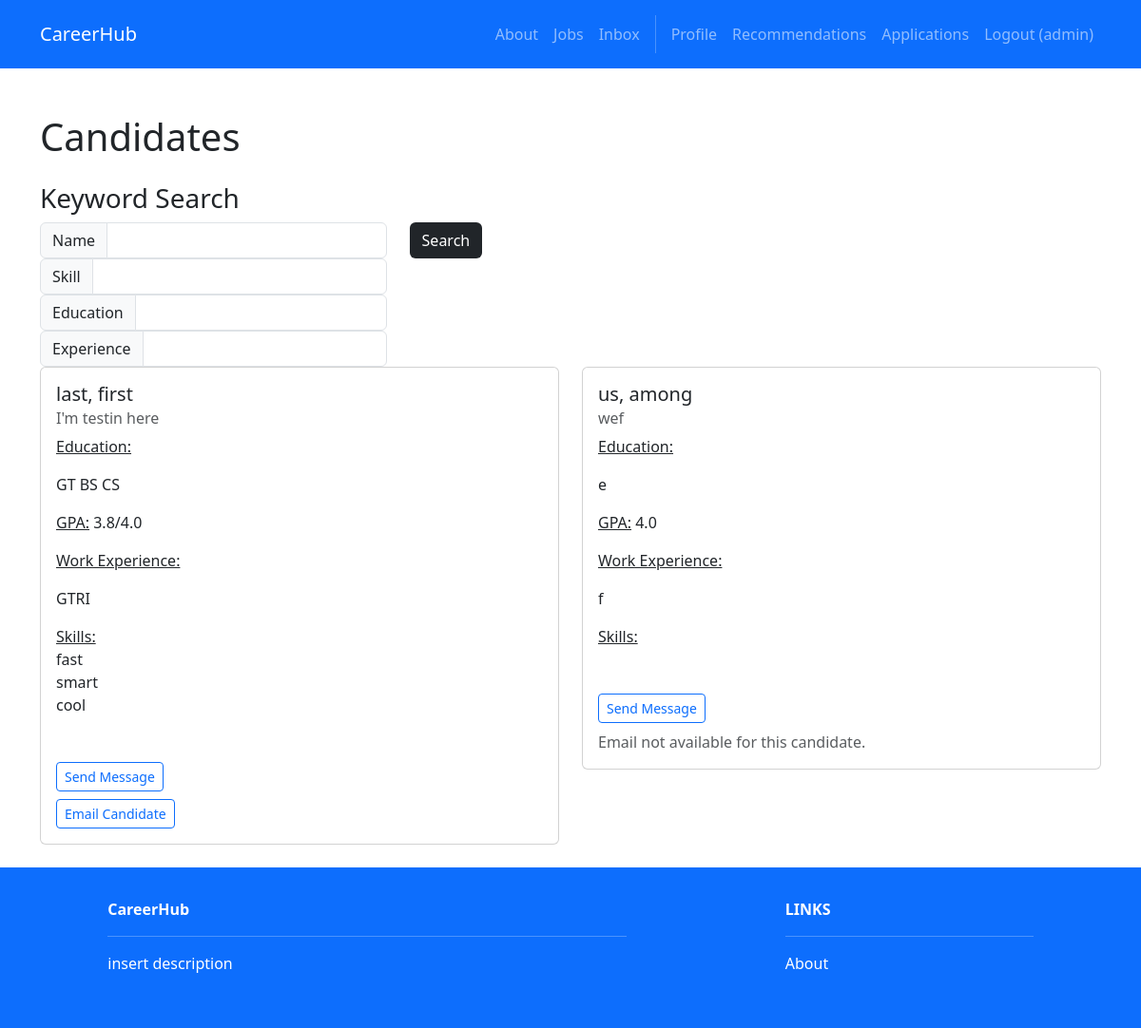
Before: /recruiters/candidates (signed in) with the older database file.
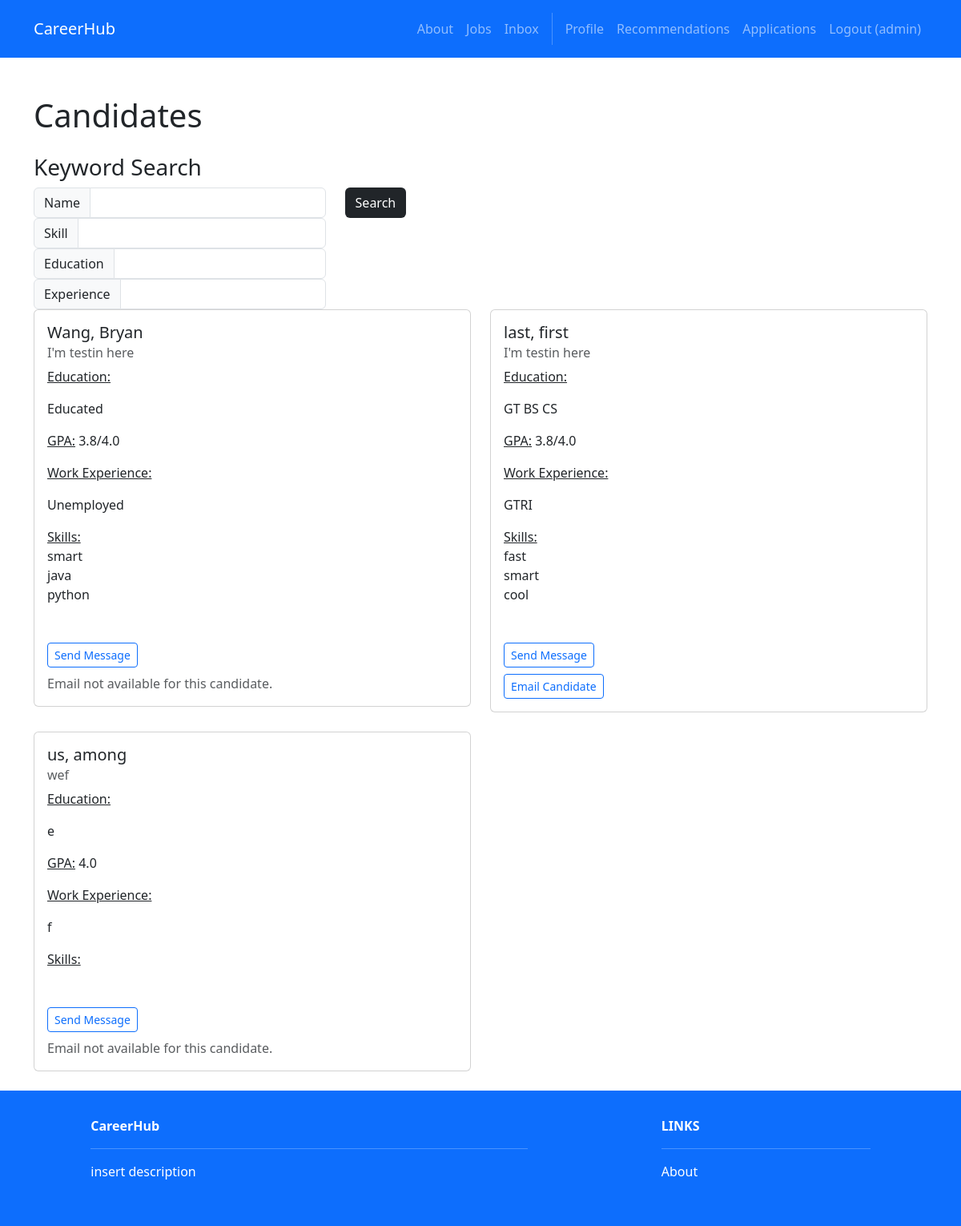
After: the same page with the newer database file.
### profiles/models.py (models this page shows)
class Profile(models.Model):
    user = models.OneToOneField(User, on_delete=models.CASCADE)
    headline = models.CharField(max_length=200)
    skills = models.ManyToManyField('Skill')
    education = models.TextField()
    gpa = models.CharField(max_length=20)
    work_experience = models.TextField()
    links = models.TextField()
    created_at = models.DateTimeField(auto_now_add=True)
    updated_at = models.DateTimeField(auto_now=True)
    profile_visible = models.BooleanField(default=True)  # Master toggle for entire profile
    headline_public = models.BooleanField(default=True)
    skills_public = models.BooleanField(default=True)
    education_public = models.BooleanField(default=True)
    gpa_public = models.BooleanField(default=True)
    work_experience_public = models.BooleanField(default=True)
    links_public = models.BooleanField(default=True)
    email_public = models.BooleanField(default=True)

class Skill(models.Model):
    name = models.CharField(max_length=100, unique=True)

### accounts/models.py (models this page shows)
class User(AbstractUser):
    firstname = models.CharField(max_length=150, blank=True)
    lastname = models.CharField(max_length=150, blank=True)
    username = models.CharField(max_length=150, unique=True)
    password = models.CharField(max_length=128)
    ROLE_CHOICES = [
        ('seeker', 'Job Seeker'),
        ('recruiter', 'Recruiter'),
    ]
    role = models.CharField(max_length=10, choices=ROLE_CHOICES, default='seeker')

### recruiters/views.py (the view, shortened to what this page needs)
# urls.py: path('candidates', views.candidates, name='recruiters.candidates'),
@login_required
def candidates(request):
    name_term = request.GET.get('search_name')
    skill_term = request.GET.get('search_skill')
    education_term = request.GET.get('search_education')
    experience_term = request.GET.get('search_experience')
    valid_search = name_term or skill_term or education_term or experience_term
    if valid_search:
        candidates = Profile.objects.filter(user__first_name__contains=name_term) | Profile.objects.filter(user__last_name__contains=name_term)
        candidates = candidates.filter(education__contains=education_term).filter(work_experience__contains=experience_term)
        if (skill_term):
            candidates = candidates.filter(skills__name__contains=skill_term)
    else:
        candidates = Profile.objects.all().order_by('-created_at')
    candidates = candidates.filter(profile_visible=True)
    results = candidates.__len__
    search_id = request.GET.get('search_id')
    saved_searches = SavedSearch.objects.filter(user=request.user)
    if search_id:
        current_search = SavedSearch.objects.get(id=search_id)
        current_search.result_count = current_search.new_results
        current_search.save()
    return render(request, 'recruiters/candidates.html', {
        'candidates': candidates,
        'valid_search': valid_search,
        'name': name_term,
        'skill': skill_term,
        'education': education_term,
        'experience': experience_term,
        'results': results,
        'saved_searches': saved_searches
    })

### recruiters/templates/recruiters/candidates.html (shortened to what this page needs)
{% extends 'base.html' %}
{% load custom_tags %}
{% block content %}
<div class="container mt-5">
    <h1>Candidates</h1>
    <div class="row mt-4">
        <h3>Keyword Search</h3>
        <form method="GET">
            <div class="row">
                <div class="col-auto">
                    <div class="input-group col-auto">
                        <div class="input-group-text">Name</div>
                        <input type="text" class="form-control" name="search_name">
                    </div>
                    <div class="input-group col-auto">
                        <div class="input-group-text">Skill</div>
                        <input type="text" class="form-control" name="search_skill">
                    </div>
                    <div class="input-group col-auto">
                        <div class="input-group-text">Education</div>
                        <input type="text" class="form-control" name="search_education">
                    </div>
                    <div class="input-group col-auto">
                        <div class="input-group-text">Experience</div>
                        <input type="text" class="form-control" name="search_experience">
                    </div>
                </div>
                <div class="col-auto">
                    <button class="btn bg-dark text-white" type="submit">Search</button><br><br>
                </div>
            </div>
        </form>
        {% for profile in candidates %}
        <div class="col-md-6 mb-4">
            <div class="card">
                <div class="card-body">
                    {% if profile.user %}
                        <h5 class="card-title">{{ profile.user.last_name }}, {{profile.user.first_name }}</h5>
                        {% if profile.headline_public %}
                            <h6 class="card-subtitle mb-2 text-muted">{{ profile.headline }}</h6>
                        {% endif %}
                    {% endif %}
                    {% if profile.education_public %}
                        <p class="card-text"><u>Education:</u> {{ profile.education|linebreaks }}</p>
                    {% endif %}
                    {% if profile.gpa_public %}
                        <p class="card-text"><u>GPA:</u> {{ profile.gpa }}</p>
                    {% endif %}
                    {% if profile.work_experience_public %}
                        <p class="card-text"><u>Work Experience:</u> {{ profile.work_experience|linebreaks }}</p>
                    {% endif %}
                    {% if profile.skills_public %}
                        <p class="card-text"><u>Skills:</u>
                        {% for skill in profile.skills.all %}
                            <br>{{ skill.name }}
                        {% endfor %}
                        </p>
                    {% endif %}
                    <br><a href="{% url 'inbox.compose' profile.user.id%}" class="btn btn-sm btn-outline-primary mt-2">
                        Send Message
                    </a>
                    {% if profile.email_public and profile.user.email %}
                    <br><a href="#" class="btn btn-sm btn-outline-primary mt-2"
                    data-bs-toggle="modal"
                    data-bs-target="#emailCandidateModal"
                    data-candidate-email="{{ profile.user.email }}"
                    data-candidate-name="{{ profile.user.first_name }} {{ profile.user.last_name }}">
                        Email Candidate
                    </a>
                    {% else %}
                    <span class="text-muted mt-2 d-block">Email not available for this candidate.</span>
                    {% endif %}
                </div>
            </div>
        </div>
        {% endfor %}
    </div>
</div>
{% endblock %}

Changed rows visible on the page:
added Profile: user.last_name "Wang", user.first_name "Bryan", headline "I'm testin here", education "Educated", gpa "3.8/4.0", work_experience "Unemployed", email_public "Email not available for this candidate.", Skill (name "smart")
added Skill: name "java", shown under "Wang"
added Skill: name "python", shown under "Wang"
